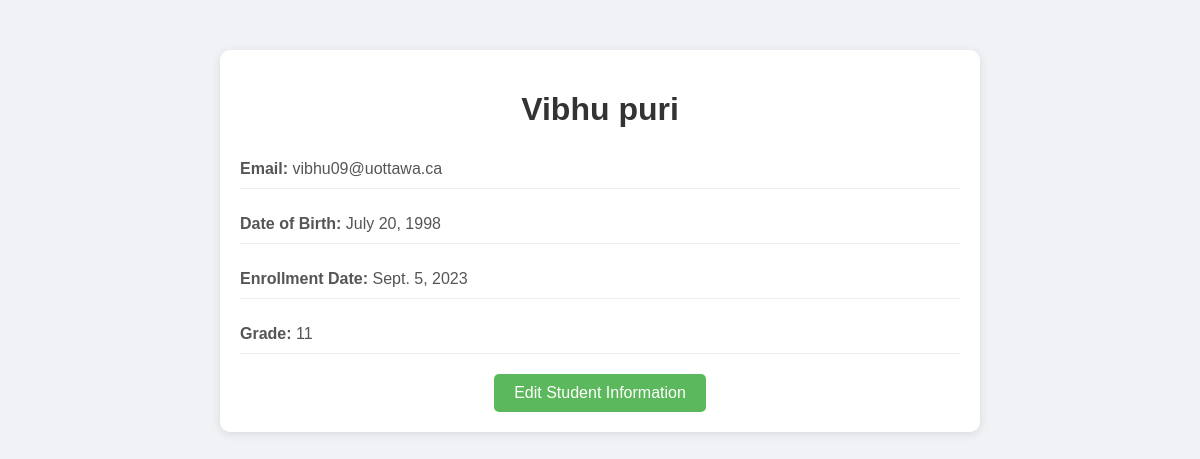
The app's page /students/2/ (signed in) with its own data.
### students/models.py (models this page shows, shortened)
class Student(models.Model):
    first_name = models.CharField(max_length=100)
    last_name = models.CharField(max_length=100)
    email = models.EmailField(unique=True)
    date_of_birth = models.DateField()
    enrollment_date = models.DateField()
    grade = models.IntegerField(validators=[MinValueValidator(1), MaxValueValidator(12)])

### students/views.py (the view)
# urls.py: path('<int:pk>/', views.student_detail, name='student_detail'),
@login_required
def student_detail(request, pk):
    student = get_object_or_404(Student, pk=pk)
    return render(request, 'students/student_detail.html', {'student': student})

### students/templates/students/student_detail.html (shortened to what this page needs)
<!DOCTYPE html>
<html lang="en">
<head>
</head>
<body>
    <div class="container">
        <h1>{{ student.first_name }} {{ student.last_name }}</h1>
        <p><strong>Email:</strong> {{ student.email }}</p>
        <p><strong>Date of Birth:</strong> {{ student.date_of_birth }}</p>
        <p><strong>Enrollment Date:</strong> {{ student.enrollment_date }}</p>
        <p><strong>Grade:</strong> {{ student.grade }}</p>
        <div class="actions">
            <a href="{% url 'edit_student' student.pk %}">Edit Student Information</a>
        </div>
    </div>
</body>
</html>

### students/templates/students/student_detail.html (style rules this page uses)
body { font-family: Arial, sans-serif; background-color: #f0f2f5; margin: 0; padding: 0; }
.container { width: 60%; margin: 0 auto; background-color: white; padding: 20px; box-shadow: 0 2px 10px rgba(0, 0, 0, 0.1); margin-top: 50px; border-radius: 10px; }
h1 { text-align: center; color: #333; }
p { font-size: 16px; color: #555; padding: 10px 0; border-bottom: 1px solid #eee; }
.actions { text-align: center; margin-top: 20px; }
.actions a { text-decoration: none; background-color: #5cb85c; color: white; padding: 10px 20px; border-radius: 5px; font-size: 16px; display: inline-block; }

### records on screen
Student: first_name "Vibhu", last_name "puri", email "vibhu09@uottawa.ca", date_of_birth "July 20, 1998", enrollment_date "Sept. 5, 2023", grade "11"
